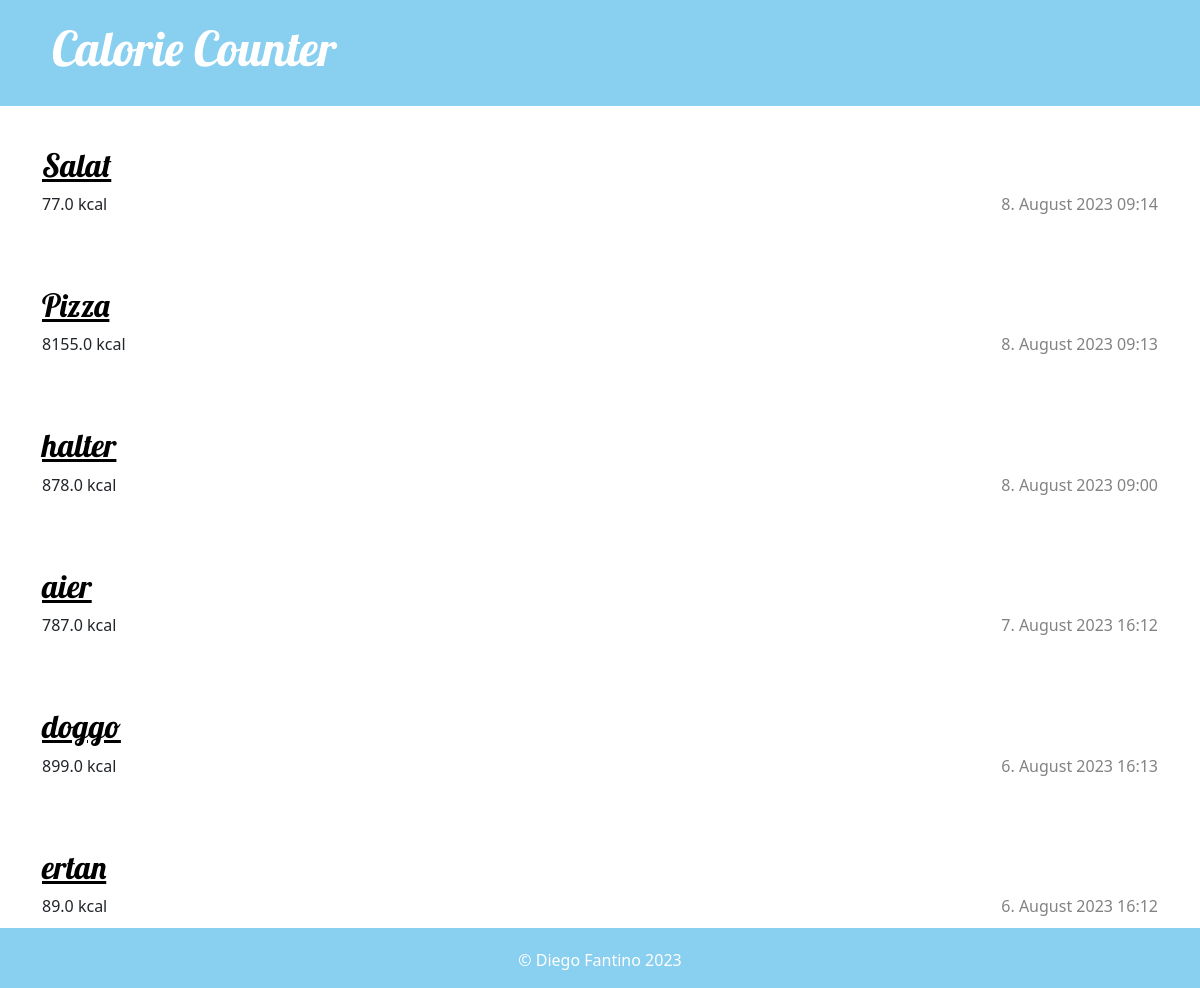
Before: /history/ with the older database file.
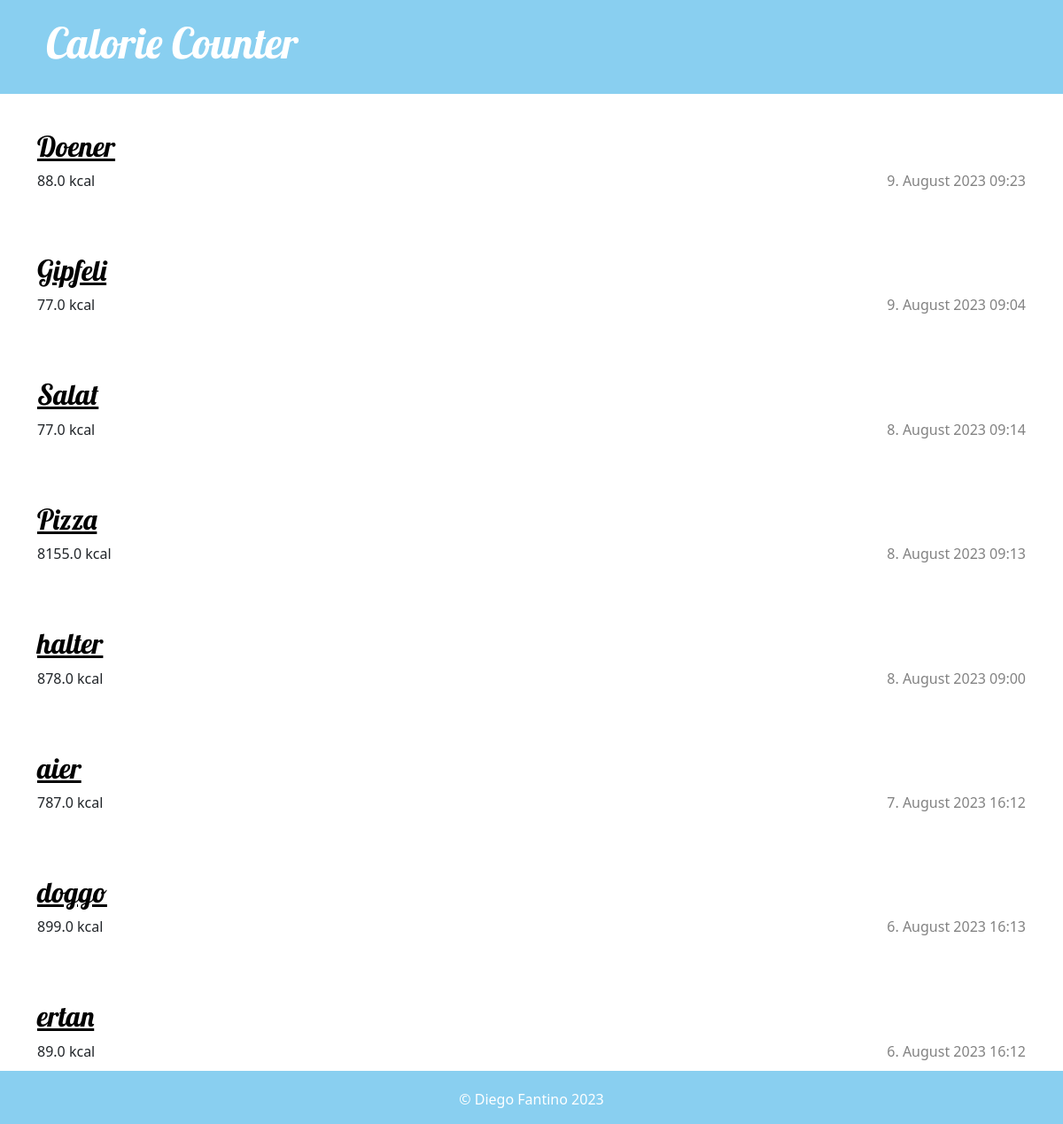
After: the same page with the newer database file.
### counter/models.py (models this page shows, shortened)
class Meal(models.Model):
    name = models.CharField(max_length=50)
    consumed_date = models.DateTimeField(default=timezone.now)
    calorie_count = models.FloatField()

### counter/views.py (the view)
# urls.py: path('history/', views.meal_list_all, name='meal_list_all'),
def meal_list_all(request):
    meals = Meal.objects.filter(consumed_date__lte=timezone.now()).order_by('consumed_date').reverse()
    return render(request, 'meal_list_all.html', {'meals': meals})

### counter/templates/meal_list_all.html
{% extends 'base.html' %}
{% block content %}
    {% for meal in meals %}
        <article class="post">
            <h2><a href="{% url 'meal_detail' pk=meal.pk %}">{{ meal.name }}</a></h2>
            <time class="date">
                {{ meal.consumed_date }}
            </time>
            <p>{{ meal.calorie_count|linebreaksbr }} kcal</p>
        </article>
    {% endfor %}
{% endblock %}

Changed rows visible on the page:
added Meal: name "Doener", consumed_date "9. August 2023 09:23", calorie_count "88.0"
added Meal: name "Gipfeli", consumed_date "9. August 2023 09:04", calorie_count "77.0"
